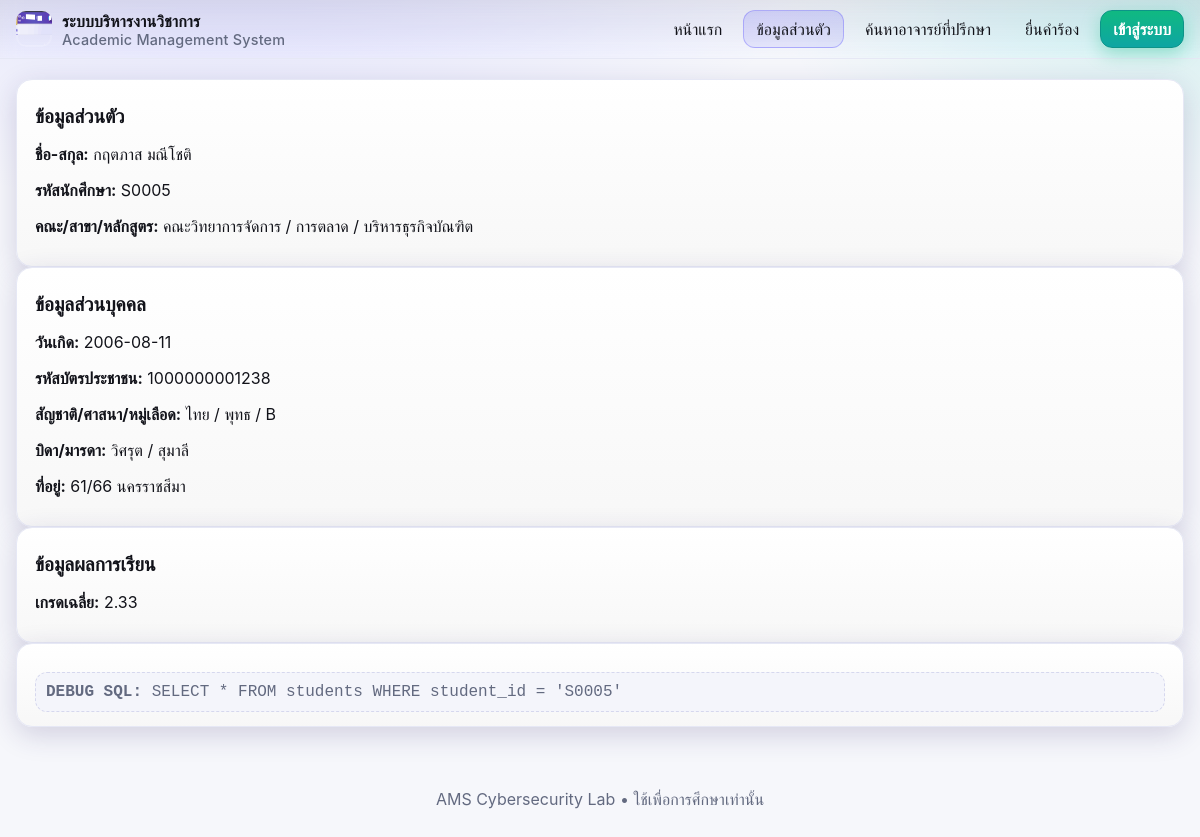
The app's page /profile.php?sid=S0005 with its own data.
### tables this page shows
CREATE TABLE IF NOT EXISTS students (id INT AUTO_INCREMENT PRIMARY KEY, student_id VARCHAR(10), fullname VARCHAR(100), faculty VARCHAR(100), major VARCHAR(100), program VARCHAR(100), dob DATE, citizen_id VARCHAR(20), nationality VARCHAR(50), religion VARCHAR(50), blood VARCHAR(5), parent_father VARCHAR(100), parent_mother VARCHAR(100), address VARCHAR(200), gpa DECIMAL(3,2));

### src/profile.php (the view)
<?php
require 'db.php'; include '_header.php';
$sid = $_GET['sid'] ?? ($_SESSION['sid'] ?? '');
$sql = "SELECT * FROM students WHERE student_id = '$sid'";
$res = $conn->query($sql);
?>
<div class="card"><h1>ข้อมูลส่วนตัว</h1>
<?php if($res && $res->num_rows): $st=$res->fetch_assoc(); ?>
  <p><b>ชื่อ-สกุล:</b> <?=htmlspecialchars($st['fullname'])?></p>
  <p><b>รหัสนักศึกษา:</b> <?=htmlspecialchars($st['student_id'])?></p>
  <p><b>คณะ/สาขา/หลักสูตร:</b> <?=htmlspecialchars($st['faculty'])?> / <?=htmlspecialchars($st['major'])?> / <?=htmlspecialchars($st['program'])?></p>
</div>
<div class="card"><h1>ข้อมูลส่วนบุคคล</h1>
  <p><b>วันเกิด:</b> <?=htmlspecialchars($st['dob'])?></p>
  <p><b>รหัสบัตรประชาชน:</b> <?=htmlspecialchars($st['citizen_id'])?></p>
  <p><b>สัญชาติ/ศาสนา/หมู่เลือด:</b> <?=htmlspecialchars($st['nationality'])?> / <?=htmlspecialchars($st['religion'])?> / <?=htmlspecialchars($st['blood'])?></p>
  <p><b>บิดา/มารดา:</b> <?=htmlspecialchars($st['parent_father'])?> / <?=htmlspecialchars($st['parent_mother'])?></p>
  <p><b>ที่อยู่:</b> <?=htmlspecialchars($st['address'])?></p>
</div>
<div class="card"><h1>ข้อมูลผลการเรียน</h1>
  <p><b>เกรดเฉลี่ย:</b> <?=htmlspecialchars($st['gpa'])?></p>
</div>
<div class="card"><div class="debug"><b>DEBUG SQL:</b> <?=htmlspecialchars($sql)?></div></div>
<?php else: ?>
  <p class="notice">ไม่พบนักเรียน SID นี้</p>
<?php endif; ?>
<?php include '_footer.php'; ?>

### src/assets/style.css (style rules this page uses)
:root { --bg:#f6f7fb; --surface:#ffffff; --text:#12131a; --muted:#636a80; --border:#e6e8f5; --border-strong:#d6d8ee; --primary:#5c54ff; --primary-2:#8a7bff; --primary-3:#6b63ff; --accent:#00bfa6; --warn:#ffcc00; --danger:#ff5570; --ok:#22c55e; --ring: rgba(92,84,255,.35); --radius:16px; --shadow:0 8px 28px rgba(45,35,105,.18); --shadow-2:0 2px 10px rgba(24,21,72,.12); }
html,body { height:100% }
body { margin:0; font-family: Inter, ui-sans-serif, system-ui, -apple-system, Segoe UI, Roboto, Ubuntu, Cantarell, "Noto Sans", Arial; color:var(--text); background: var(--bg); background-image: radial-gradient(1000px 500px at 20% -10%, rgba(92,84,255,.15), transparent 60%), radial-gradient(700px 400px at 100% 0%, rgba(0,191,166,.12), transparent 60%); background-repeat:no-repeat; }
.card { background: var(--surface); border:1px solid var(--border); border-radius:var(--radius); box-shadow:var(--shadow); padding:18px 18px 14px; }
.card h1,.card h2 { margin:6px 0 12px }
.card h1 { font-size:1.2rem }
.debug { margin-top:10px; background:#f4f5fb; border:1px dashed var(--border-strong); border-radius:12px; padding:10px; color:var(--muted); font-family: ui-monospace, SFMono-Regular, Menlo, Consolas, "Liberation Mono", monospace; overflow:auto; }

### records on screen
students: fullname "กฤตภาส มณีโชติ", student "S0005", faculty "คณะวิทยาการจัดการ", major "การตลาด", program "บริหารธุรกิจบัณฑิต", dob "2006-08-11", citizen "1000000001238", nationality "ไทย", religion "พุทธ", blood "B", parent_father "วิศรุต", parent_mother "สุมาลี", address "61/66 นครราชสีมา", gpa "2.33"

### other values on screen
$sql "SELECT * FROM students WHERE student_id = 'S0005'"
